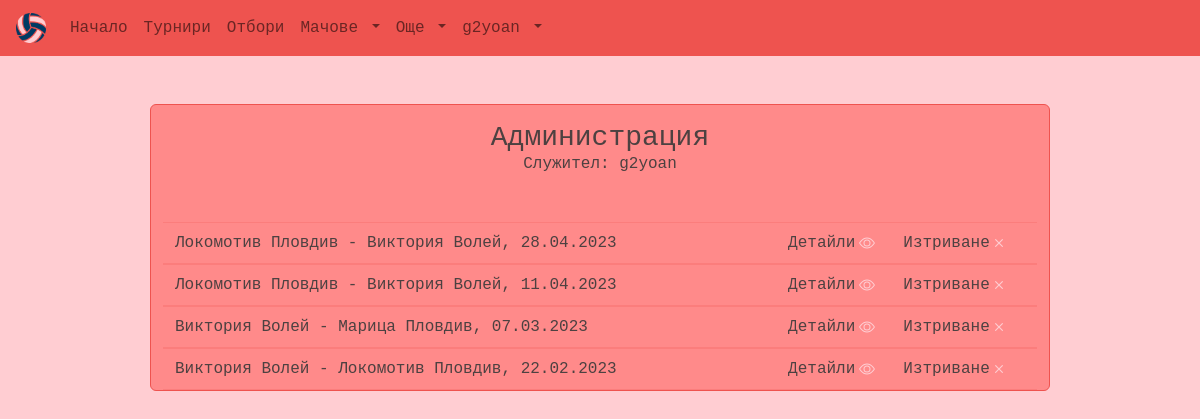
Screenshot of /myadmin/matches/ (signed in) with the database file from the repository.
### main/models.py (models this page shows)
class User(AbstractUser):
    id = models.UUIDField(primary_key=True, default=uuid.uuid4, editable=False)
    birth_date = models.DateField(null=True, blank=True)
    profile_picture = models.ImageField(upload_to="profile_pics", null=True, blank=True, default="/default_images/user_pic.jpeg")
    REQUIRED_FIELDS = []
    def __str__(self):
        return self.username

class Match(models.Model):
    id = models.UUIDField(primary_key=True, default=uuid.uuid4, editable=False)
    team1 = models.ForeignKey(Team, on_delete=models.CASCADE, null=False, blank=False, related_name='team1')
    team2 = models.ForeignKey(Team, on_delete=models.CASCADE, null=False, blank=False, related_name='team2')
    tournament = models.ForeignKey(Tournament, on_delete=models.CASCADE, null=False, blank=False)
    date = models.DateTimeField(null=True, blank=True)
    referee = models.ForeignKey(Referee, on_delete=models.SET_NULL, null=True, blank=True)
    team1_points = models.PositiveSmallIntegerField(validators=[MaxValueValidator(200), MinValueValidator(0)], null=True, blank=True)
    team2_points = models.PositiveSmallIntegerField(validators=[MaxValueValidator(200), MinValueValidator(0)], null=True, blank=True)
    class Meta:
        verbose_name_plural = 'Matches'
        ordering = ['-date', 'tournament']
    def __str__(self):
        return f"{self.team1} - {self.team2}, {self.date.strftime('%d.%m.%Y')}"

class Team(models.Model):
    id = models.UUIDField(primary_key=True, default=uuid.uuid4, editable=False)
    name = models.CharField(max_length=64, null=False, blank=False)
    coach = models.CharField(max_length=64, null=True, blank=True)
    founded_in = models.DateField(null=True, blank=True)
    location = models.CharField(max_length=64, null=False, blank=False)
    picture = models.ImageField(upload_to="teams_pics", null=True, blank=True)
    description = models.TextField(null=True, blank=True)
    class Meta:
        ordering = ['name']
    def __str__(self):
        return self.name

### main/views/views_admin.py (the view)
# urls.py: path('myadmin/matches/', views.admin_matches, name='admin_matches'),
@staff_member_required
def admin_matches(request):
    matches = Match.objects.all()
    context = {"matches": matches}
    return render(request, "main/admin_templates/admin_matches.html", context)

### main/templates/main/admin_templates/admin_matches.html (shortened to what this page needs)
{% extends 'base.html' %}
{% block content %}
<main class="container-fluid text-font w-75 mt-5 h-100">
    <section class="row border-main rounded bg-sec my-5 align-items-center justify-content-center d-flex">
        <h3 class="text-center mt-3 mb-0">Администрация</h3>
        <h5 class="h6 text-center mb-5">Служител: {{request.user}}</h5>
        {% for match in matches %}
        <article class="row d-flex align-items-center text-center">
            <hr class="mt-0 mb-2" style="color: var(--main-color)">
            <div class="col-8 d-flex align-items-center justify-content-start text-center">
                <span>{{match}}</span>
            </div>
            <div class="col-2 d-flex align-items-center justify-content-end">
                <a class="text-decoration-none text-font link-bg"
                    href="{% url 'edit-match' match.id %}">
                    <span>Детайли</span>
                </a>
            </div>
            <div class="col-2 d-flex align-items-center justify-content-start">
                <a class="text-decoration-none text-font link-bg"
                    href="{% url 'delete-match' match.id %}">
                    <span>Изтриване</span>
                </a>
            </div>
            <hr class="mt-2 mb-0" style="color: var(--main-color)">
        </article>
        {% endfor %}
        {% endblock %}

### templates/navbar.html (shortened to what this page needs)
{% load static %}
<nav class="navbar navbar-expand-lg navbar-light bg-main text-font px-3">
    <a class="navbar-brand text-font link-sec" href="{% url 'index' %}"><img widht="30px" height="30px"
            src="/static/images/default_images/logo.png"></a>
    <div class="collapse navbar-collapse" id="navbarSupportedContent">
        <ul class="navbar-nav">
            <li class="nav-item active">
                <a class="nav-link link-sec" href="{% url 'index' %}">Начало</a>
            </li>
            <li class="nav-item active">
                <a class="nav-link link-sec" href="{% url 'tournaments' %}">Турнири</a>
            </li>
            <li class="nav-item">
                <a class="nav-link link-sec" href="{% url 'teams' %}">Отбори</a>
            </li>
            <li class="nav-item dropdown">
                <a class="nav-link dropdown-toggle link-sec" href="#" id="navbarDropdown" role="button"
                    data-toggle="dropdown" aria-haspopup="true" aria-expanded="false">
                    Мачове
                </a>
            </li>
            <li class="nav-item dropdown">
                <a class="nav-link dropdown-toggle link-sec" href="#" id="navbarDropdown" role="button"
                    data-toggle="dropdown" aria-haspopup="true" aria-expanded="false">
                    Още
                </a>
            </li>
            <li class="nav-item dropdown">
                <a class="nav-link dropdown-toggle link-sec" href="#" id="navbarDropdown" role="button"
                    data-toggle="dropdown" aria-haspopup="true" aria-expanded="false">
                    {% if request.user.is_authenticated %}
                    {{request.user.username}}
                    {% else %}
                    Потребител
                    {% endif %}
                </a>
            </li>
        </ul>
    </div>
</nav>

### static/styles/style.css (style rules this page uses)
:root { --bg-color: #ffcdd2; --font-color: #4d4141; --main-color: #ee534f; --sec-color: #ff8a8a; }
* { margin: 0; padding: 0; font-family: Andale Mono, monospace; font-style: normal; }
body { background-color: var(--bg-color) !important; color: var(--font-color) !important; }
svg { fill: var(--bg-color); }
.text-font { color: var(--font-color); }
.bg-main { background-color: var(--main-color); }
.bg-sec { background-color: var(--sec-color); }
.border-main { border: 1px solid var(--main-color); }

### rows the page displays
User: user.username "g2yoan", user "g2yoan"
Match: team1+team2+date "Локомотив Пловдив - Виктория Волей, 28.04.2023"
Match: team1+team2+date "Локомотив Пловдив - Виктория Волей, 11.04.2023"
Match: team1+team2+date "Виктория Волей - Марица Пловдив, 07.03.2023"
Match: team1+team2+date "Виктория Волей - Локомотив Пловдив, 22.02.2023"
